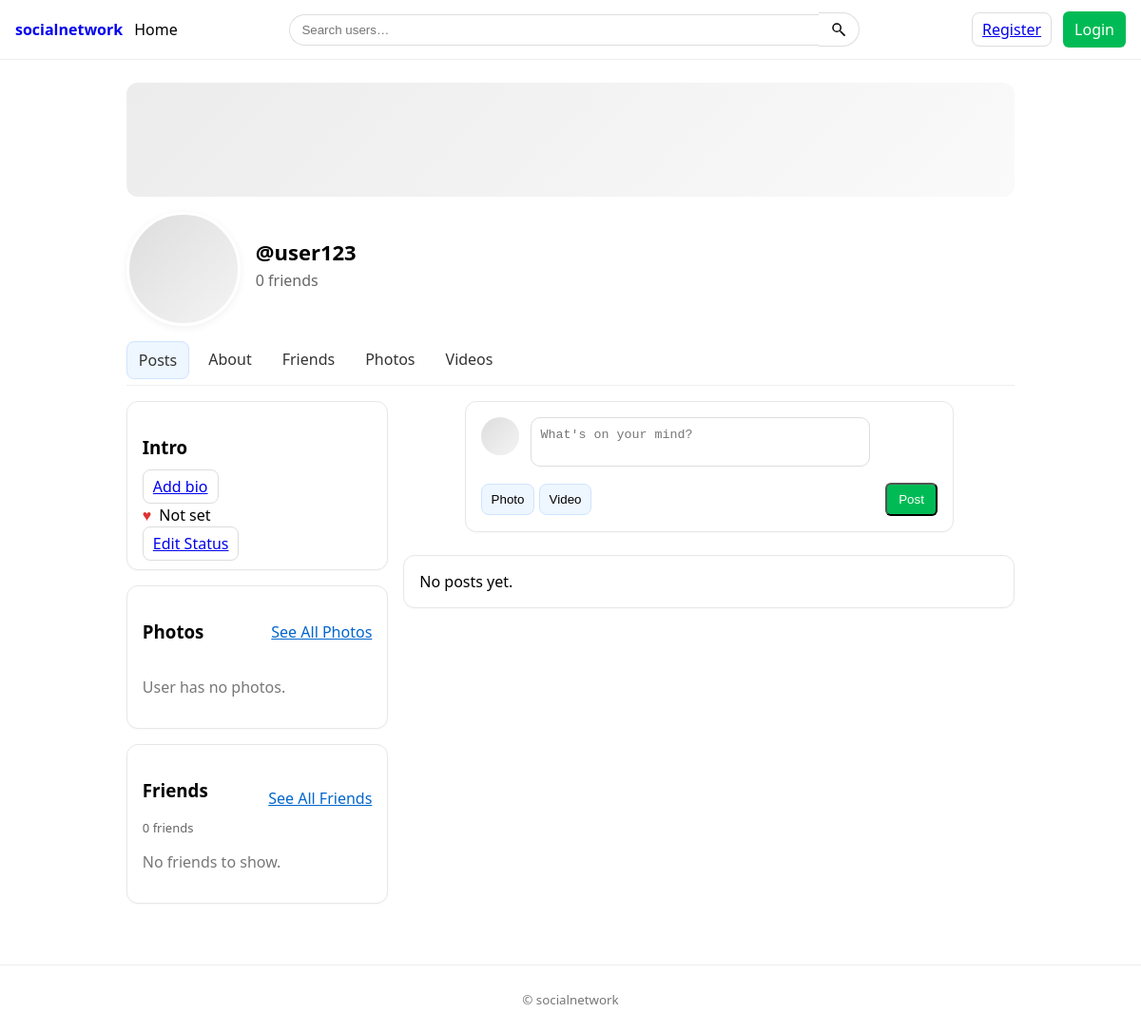
Before: /u/user123/ with the older database file.
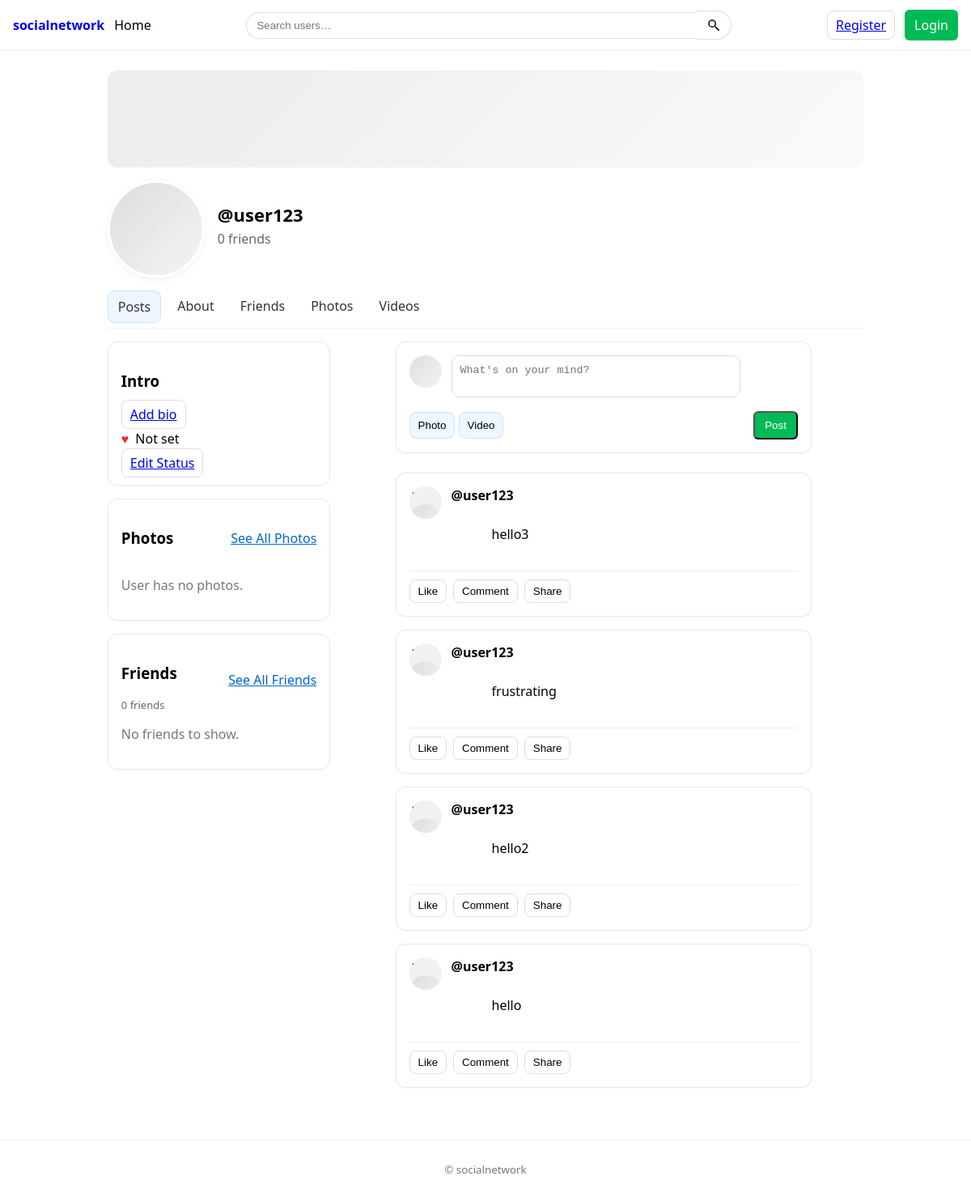
After: the same page with the newer database file.
### accounts/models.py (models this page shows, shortened)
class User(AbstractUser):
    avatar = models.ImageField(upload_to="avatars/", blank=True, null=True)
    cover_photo = models.ImageField(upload_to="covers/", blank=True, null=True)

### feed/models.py (models this page shows)
class Post(models.Model):
    author = models.ForeignKey('accounts.User', on_delete=models.CASCADE, related_name='posts')
    text = models.TextField(blank=True)
    created_at = models.DateTimeField(auto_now_add=True)
    edited_at = models.DateTimeField(null=True, blank=True)

### profiles/views.py (the view)
# urls.py: path("<str:username>/", profile_detail, name="profile"),
def profile_detail(request, username):
    profile_user = get_object_or_404(User, username=username)
    is_owner = request.user.is_authenticated and request.user.id == profile_user.id
    bio = getattr(profile_user, "bio", None)
    relationship_status = getattr(profile_user, "relationship_status", None)
    qs = Media.objects.filter(kind="photo", post__author=profile_user)
    if "created_at" in [f.name for f in Media._meta.get_fields()]:
        qs = qs.order_by("-created_at")
    else:
        qs = qs.order_by("-id")
    recent_photos = list(qs[:9])
    photo_placeholders = range(max(0, 9 - len(recent_photos)))
    friends_qs = []
    if hasattr(profile_user, "friends"):
        try:
            friends_qs = list(profile_user.friends.all()[:9])
        except Exception:
            friends_qs = []
    friends_preview = friends_qs
    friend_placeholders = range(max(0, 9 - len(friends_preview)))
    friend_count = len(friends_qs) if friends_qs else 0
    try:
        friend_count = profile_user.friends.count()
    except Exception:
        pass
    posts = (Post.objects
             .filter(author=profile_user)
             .select_related("author")
             .prefetch_related("media", "comments")
             .order_by("-created_at"))
    ctx = {
        "profile_user": profile_user,
        "is_owner": is_owner,
        "bio": bio,
        "relationship_status": relationship_status,
        "recent_photos": recent_photos,
        "photo_placeholders": photo_placeholders,
        "friends_preview": friends_preview,
        "friend_placeholders": friend_placeholders,
        "friend_count": friend_count,
        "posts": posts,
        "form": PostCreateForm(),  # composer
    }
    return render(request, "profiles/profile.html", ctx)

### feed/forms.py
class PostCreateForm(forms.Form):
    text = forms.CharField(
        required=False,
        widget=forms.Textarea(attrs={
            "rows": 2,
            "placeholder": "What's on your mind?",
            "class": "composer-textarea",
        })
    )

### templates/profiles/profile.html (shortened to what this page needs)
{% extends "base.html" %}
{% load static %}
{% block extra_css %}
  <link rel="stylesheet" href="{% static 'css/components/post.css' %}?v=1">
  <link rel="stylesheet" href="{% static 'css/components/composer.css' %}?v=1">
  <link rel="stylesheet" href="{% static 'css/pages/profile-styles.css' %}?v=1">
  <link rel="stylesheet" href="{% static 'css/pages/profile-posts.css' %}?v=1">
{% endblock %}
{% block main_class %}profile-layout{% endblock %}
{% block content %}
<section class="profile-page">
  <div class="cover-photo {% if profile_user.cover_photo %}has-cover{% endif %}"
       {% if profile_user.cover_photo %}style="background-image:url('{{ profile_user.cover_photo.url }}');"{% endif %}>
  </div>
  <div class="profile-header">
    <a class="avatar-lg-link" href="{% url 'profile' username=profile_user.username %}">
      {% if profile_user.avatar %}
        <img class="avatar-lg" src="{{ profile_user.avatar.url }}" alt="@{{ profile_user.username }} avatar">
      {% else %}
        <div class="avatar-placeholder lg"></div>
      {% endif %}
    </a>
    <div class="profile-basic">
      <div class="name-row">
        <h1 class="username">@{{ profile_user.username }}</h1>
      </div>
      <div class="friend-count">{{ friend_count }} friends</div>
    </div>
  </div>
  <nav class="profile-tabs">
    <a href="#" class="tab active">Posts</a>
    <a href="#" class="tab">About</a>
    <a href="#" class="tab">Friends</a>
    <a href="#" class="tab">Photos</a>
    <a href="#" class="tab">Videos</a>
  </nav>
  <div id="profile-posts" class="profile-posts">
    <aside class="profile-side">
      <div class="card intro-card">
        <h3>Intro</h3>
        {% if bio %}
          <p class="bio-text">{{ bio }}</p>
        {% else %}
          <a class="btn-ghost" href="#">Add bio</a>
        {% endif %}
        <div class="relationship">
          <span class="heart" aria-hidden="true">♥</span>
          <span class="status">{{ relationship_status|default:"Not set" }}</span>
        </div>
        <a class="btn-ghost" href="#">Edit Status</a>
      </div>
      <div class="card photos-card">
        <div class="card-row between">
          <h3>Photos</h3>
          <a class="linklike" href="#">See All Photos</a>
        </div>
        {% if recent_photos %}
          <div class="grid-3x3 photos-grid">
            {% for m in recent_photos %}
              <a class="photo-cell" href="{{ m.file.url }}" target="_blank" rel="noopener">
                <img src="{{ m.file.url }}" alt="photo {{ forloop.counter }}">
              </a>
            {% endfor %}
            {% for _ in photo_placeholders %}
              <div class="photo-cell placeholder"></div>
            {% endfor %}
          </div>
        {% else %}
          <p class="muted">User has no photos.</p>
        {% endif %}
      </div>
      <div class="card friends-card">
        <div class="card-row between">
          <div>
            <h3>Friends</h3>
            <div class="subtle">{{ friend_count }} friends</div>
          </div>
          <a class="linklike" href="#">See All Friends</a>
        </div>
        {% if friends_preview %}
          <div class="grid-3x3 friends-grid">
            {% for f in friends_preview %}
              <a class="friend-cell" href="{{ f.get_absolute_url|default:'#' }}">
                <span class="avatar-circle">
                  {% if f.avatar %}<img src="{{ f.avatar.url }}" alt="@{{ f.username }}">{% endif %}
                </span>
                <span class="label">@{{ f.username }}</span>
              </a>
            {% endfor %}
            {% for _ in friend_placeholders %}
              <div class="friend-cell placeholder"></div>
            {% endfor %}
          </div>
        {% else %}
          <p class="muted">No friends to show.</p>
        {% endif %}
      </div>
    </aside>
    <div class="profile-main">
      {% include "feed/partials/_composer.html" with form=form %}
      {% for post in posts %}
        {% include "feed/partials/_post.html" with post=post can_manage=is_owner %}
      {% empty %}
        <div class="card">No posts yet.</div>
      {% endfor %}
    </div>
  </div>
</section>
{% endblock %}

### templates/base.html (shortened to what this page needs)
{% load static %}
<!doctype html>
<html lang="en">
<head>
  <link href="{% static 'css/site.css' %}" rel="stylesheet">
  <link href="{% static 'css/components/navbar.css' %}" rel="stylesheet">
  {% block extra_css %}{% endblock %}
</head>
<body class="{% block body_class %}{% endblock %}">
  {% include "_navbar.html" %}
    <main class="container {% block main_class %}{% endblock %}"
        {% block main_style %}{% endblock %}>
    {% block content %}{% endblock %}
  </main>
  <footer class="footer">
    <small>&copy; {{ now|date:"Y" }} socialnetwork</small>
  </footer>
</body>
</html>

### templates/_navbar.html (shortened to what this page needs)
<nav class="navbar">
  <div class="nav-left">
    <a class="brand" href="{% url 'home' %}">socialnetwork</a>
    <a class="nav-link" href="{% url 'home' %}">Home</a>
  </div>
  <div class="nav-center">
    <form class="search-form" action="#" method="get" role="search">
      <input
        class="search-input"
        type="search"
        name="q"
        placeholder="Search users…"
        aria-label="Search"
      >
      <button class="search-btn" type="submit" title="Search">
        <svg viewBox="0 0 24 24" aria-hidden="true">
          <path d="M15.5 14h-.79l-.28-.27A6.471 6.471 0 0 0 16 9.5 6.5 6.5 0 1 0 9.5 16c1.61 0 3.09-.59 4.23-1.57l.27.28v.79L20 21.5 21.5 20l-6-6zm-6 0A4.5 4.5 0 1 1 14 9.5 4.5 4.5 0 0 1 9.5 14z"/>
        </svg>
      </button>
    </form>
  </div>
  <div class="nav-right">
    {% if user.is_authenticated %}
      <a class="icon-btn" href="#" title="Notifications">🔔</a>
      <a class="icon-btn" href="#" title="Settings">⚙️</a>
      <span class="user-pill">@{{ user.username }}</span>
      <form action="{% url 'logout' %}" method="post" style="display:inline">
        {% csrf_token %}
        <button class="btn-ghost" type="submit">Logout</button>
      </form>
    {% else %}
      <a class="btn-ghost" href="{% url 'register' %}">Register</a>
      <a class="btn-primary" href="{% url 'login' %}">Login</a>
    {% endif %}
  </div>
</nav>

### templates/feed/partials/_composer.html (shortened to what this page needs)
<div id="{{ composer_id|default:'composer' }}" class="composer card" style="width:80%; margin: 0 auto 24px;">
  <form action="{% url 'post_create' %}" method="post" enctype="multipart/form-data" id="composer-form">
    <div class="composer-row composer-row-1">
      {% if request.user.is_authenticated and request.user.username %}
  <a class="avatar-sm avatar-link" href="{{ request.user.get_absolute_url }}">
    {% if request.user.avatar %}
      <img src="{{ request.user.avatar.url }}" alt="@{{ request.user.username }} avatar">
    {% else %}
      <div class="avatar-placeholder"></div>
    {% endif %}
  </a>
{% else %}
  <div class="avatar-sm">
    {% if request.user.is_authenticated and request.user.avatar %}
      <img src="{{ request.user.avatar.url }}" alt="avatar">
    {% else %}
      <div class="avatar-placeholder"></div>
    {% endif %}
  </div>
{% endif %}
      <div class="composer-input">
        {{ form.text }}
      </div>
    </div>
    <div class="composer-row composer-row-2">
      <div class="left-actions">
        <button type="button" class="btn-secondary" id="add-photo">Photo</button>
        <button type="button" class="btn-secondary" id="add-video">Video</button>
      </div>
      <div class="right-actions">
        <button class="btn-primary" type="submit">Post</button>
      </div>
    </div>
  </form>
</div>

### templates/feed/partials/_post.html (shortened to what this page needs)
<div class="post card" style="width:80%; margin: 16px auto;">
  <div class="post-header">
    {% if post.author.username %}
  <a class="avatar-sm avatar-link" href="{{ request.user.get_absolute_url }}">"
    {% if post.author.avatar %}
      <img src="{{ post.author.avatar.url }}" alt="@{{ post.author.username }} avatar">
    {% else %}
      <div class="avatar-placeholder"></div>
    {% endif %}
  </a>
    {% endif %}
    <div class="post-meta">
      <div class="username">
        @{{ post.author.username }}
      </div>
      <div class="post-text-wrap" data-post-id="{{ post.id }}">
        {% if post.text %}
          <div class="post-text clamp-5" data-post-id="{{ post.id }}">
            {{ post.text|linebreaksbr }}
          </div>
        {% endif %}
      </div>
    </div>
  </div>
  <div class="post-actions">
    <button class="btn-ghost" type="button">Like</button>
    <button class="btn-ghost comment-toggle" type="button" data-target="{{ post.id }}">Comment</button>
    <button class="btn-ghost" type="button">Share</button>
  </div>
</div>

### static/css/site.css (style rules this page uses)
* { box-sizing: border-box; }
html, body { height: 100%; }
body { font-family: system-ui, sans-serif; margin: 0; display: grid; grid-template-rows: auto 1fr auto; min-height: 100svh; }
.footer { padding:24px 16px; border-top:1px solid #eee; text-align:center; color:#777; }
.brand { font-weight:700; text-decoration:none; }
.container { max-width: 100%; }
main.container { display: grid; place-items: center; padding: 24px 16px; }
.btn-primary { background:#0b5; color:white; padding:8px 12px; border-radius:6px; text-decoration:none; }
.btn-secondary { background:#eef6ff; border:1px solid #cfe4ff; padding:8px 10px; border-radius:8px; }
.btn-ghost { background:transparent; border:1px solid #ddd; padding:6px 10px; border-radius:8px; }
.linklike { background:none; border:none; color:#06c; text-decoration:underline; cursor:pointer; padding:6px 0; }
.card { background:#fff; border:1px solid #e7e7e7; border-radius:12px; padding:16px; box-shadow: 0 1px 2px rgba(0,0,0,0.03); }
.avatar-sm { width:40px; height:40px; border-radius:50%; overflow:hidden; background:#f1f1f1; flex:0 0 40px; }
.avatar-placeholder { width:100%; height:100%; border-radius:50%; background:linear-gradient(135deg,#ddd,#f4f4f4); }

### static/css/components/navbar.css (style rules this page uses)
.navbar { display: flex; align-items: center; gap: 12px; padding: 12px 16px; border-bottom: 1px solid #eee; background: #fff; position: sticky; top: 0; z-index: 1100; }
.nav-left, .nav-right { display:flex; align-items:center; gap:12px; }
.nav-center { flex: 1; display:flex; justify-content: center; }
.nav-link { text-decoration: none; color: inherit; }
.search-form { display: flex; align-items: center; width: clamp(360px, 50vw, 680px); max-width: 100%; }
.search-input { flex: 1; padding: 8px 12px; border: 1px solid #ddd; border-right: none; border-radius: 999px 0 0 999px; outline: none; }
.search-btn { border: 1px solid #ddd; border-left: none; background: #fff; cursor: pointer; padding: 8px 12px; border-radius: 0 999px 999px 0; display: flex; align-items: center; justify-content: center; }
.search-btn svg { width: 18px; height: 18px; fill: currentColor; }

### static/css/components/post.css (style rules this page uses)
.post { position: relative; overflow: visible; }
.post-header { display:flex; gap:12px; align-items:flex-start; }
.post-meta { flex:1; }
.username { font-weight:600; margin-bottom:4px; }
.post-text { white-space:pre-wrap; }
.clamp-5 { display:-webkit-box; -webkit-line-clamp:5; -webkit-box-orient:vertical; overflow:hidden; }
.post-actions { display:flex; gap:8px; padding-top:10px; border-top:1px solid #eee; margin-top:12px; }

### static/css/components/composer.css (style rules this page uses)
.composer-row { display:flex; gap:12px; align-items:flex-start; }
.composer-row-1 { margin-bottom:12px; }
.composer-row-2 { justify-content:space-between; align-items:center; }
.composer-input textarea.composer-textarea { width:100%; max-height:160px; resize:none; overflow:auto; border:1px solid #ddd; border-radius:10px; padding:10px; }
.avatar-link { text-decoration: none; color: inherit; display: inline-block; }

### static/css/pages/profile-styles.css (style rules this page uses)
main.container.profile-layout { place-items: initial; }
.profile-page { width: 80%; margin: 0 auto 24px; }
.cover-photo { height: 15svh; min-height: 120px; border-radius: 12px; background: linear-gradient(135deg,#ececec,#fafafa); background-size: cover; background-position: center; margin-bottom: 16px; }
.profile-header { display: grid; grid-template-columns: auto 1fr; gap: 16px; align-items: center; margin-top: 0; }
.profile-header > .avatar-lg-link { justify-self: center; align-self: center; }
.avatar-lg-link { display: block; width: 120px; height: 120px; }
.avatar-placeholder.lg { width: 120px; height: 120px; border-radius: 50%; background: linear-gradient(135deg,#ddd,#f4f4f4); border: 3px solid #fff; box-shadow: 0 2px 8px rgba(0,0,0,0.06); }
.profile-basic { padding-bottom: 8px; }
.name-row { display:flex; align-items:center; gap:12px; flex-wrap: wrap; }
.profile-basic .username { margin: 0; font-size: 22px; line-height: 1.25; }
.friend-count { color:#666; margin-top: 4px; }
.profile-tabs { display:flex; gap: 8px; margin-top: 16px; border-bottom: 1px solid #eee; padding-bottom: 6px; }
.profile-tabs .tab { text-decoration:none; color:#333; padding: 8px 12px; border-radius: 8px; }
.profile-tabs .tab.active { background:#eef6ff; border:1px solid #cfe4ff; }

Changed rows visible on the page:
added Post: author.username "user123", text "hello3"
added Post: author.username "user123", text "frustrating"
added Post: author.username "user123", text "hello2"
added Post: author.username "user123", text "hello"
Other visible differences:
text no longer shown: "No posts yet."
